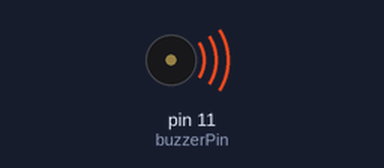
The sketch below on a simulated Arduino Uno, built with avr-gcc and run on an emulated ATmega328P. Parts: buzzer (waves = sounding).

Above: at 0.2 s.
Timing chart, 0 to 3.0 s (numbered marks = the images above):
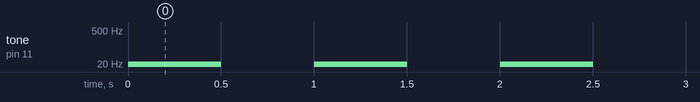

Measured:
- by itself, tone on pin 11 (buzzerPin): alternates 5 Hz for 0.50 s and silent for 0.50 s

The sketch:

Lab02_Buzzer_190104037.ino
```cpp
int buzzerPin = 11;

void setup() {
  // put your setup code here, to run once:
  pinMode(buzzerPin, OUTPUT);
}

void loop() {
  // put your main code here, to run repeatedly:

  tone(buzzerPin, 5);
  delay(500);
  noTone(buzzerPin);
  delay(500);
}
```
